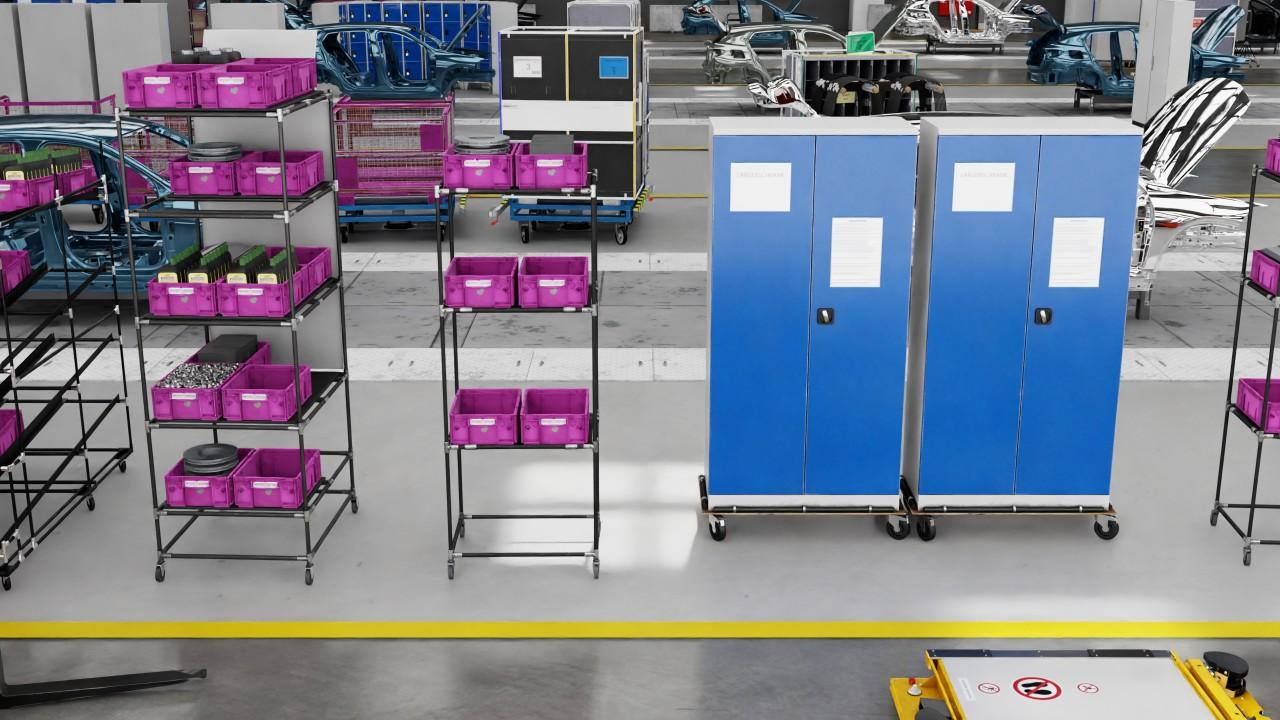
#> input picture dataset/1.jpg, 1280 x 720 px, found by its file name
$ python frame_shift.py
#> lines starting #> are read from the running program, lines starting #| are printed output that depends on the picture
import numpy as np
import cv2


def shift_frame(frame: np.ndarray, shift: int) -> np.ndarray:
    """
    Shifts the frame to the left or right by the specified number of pixels.

    :param frame: np.ndarray : The frame to shift.
    :param shift: int : The number of pixels to shift the frame.
    :return: np.ndarray : The shifted frame.
    """
    height, width = frame.shape[:2]
    black_img = np.zeros((height, width, 3), np.uint8)

    if shift > 0:
        img_left = frame[:, shift:]
        black_img[:, : width - shift] = img_left
    elif shift < 0:
        img_right = frame[:, : width + shift]
        black_img[:, -width - shift :] = img_right

    return black_img


# create generator that yields the shifted frame from original frame
def generate_shifted_frames(frame: np.ndarray, shift: int) -> np.ndarray:
    for i in range(1, shift):
        yield shift_frame(frame, i)  # shift frame to the right


# Load the image
img = cv2.imread("dataset/1.jpg")
#> img is the input picture: shape (720, 1280, 3); mean B, G, R 141.4, 128.6, 126.5

# Get the width and height of the image
height, width = img.shape[:2]
#> height = 720; width = 1280

for i in range(1, width):
    # Create a black image with the same size as the original
    black_img = np.zeros((height, width, 3), np.uint8)

    # Shift the original image to the left by i pixels
    img_left = img[:, i:]

    # Replace the right side of the black image with the shifted original image
    black_img[:, : width - i] = img_left

    # Save the image
    cv2.imwrite(f"dataset/test_shift/image_left_{i}.jpg", black_img)
#> this loop made 1279 passes
#> pass 2, `img_left = img[:, i:]`:
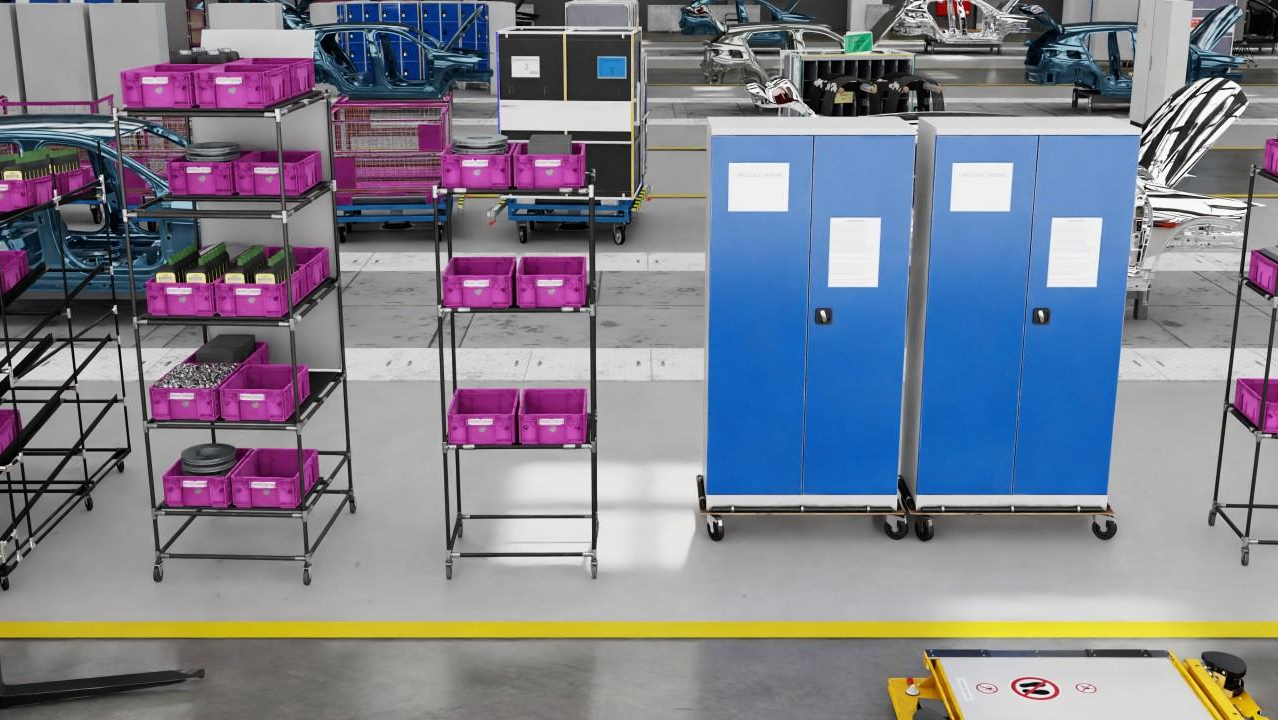
#> img_left: shape (720, 1278, 3); mean B, G, R 141.4, 128.6, 126.5
#> pass 2, `cv2.imwrite(f"dataset/test_shift/image_left_{i}.jpg", black_img)`:
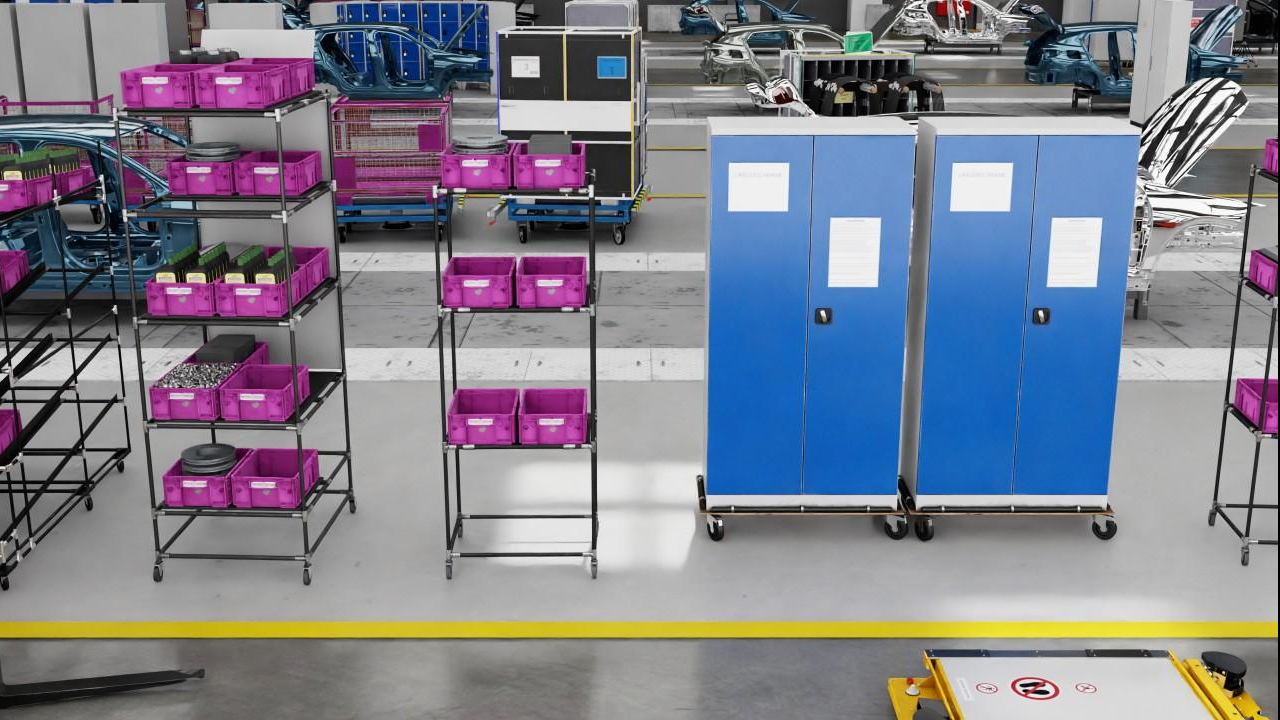
#> saved as image_left_2.jpg: shape (720, 1280, 3); mean B, G, R 141.2, 128.4, 126.3
#> after the loop:
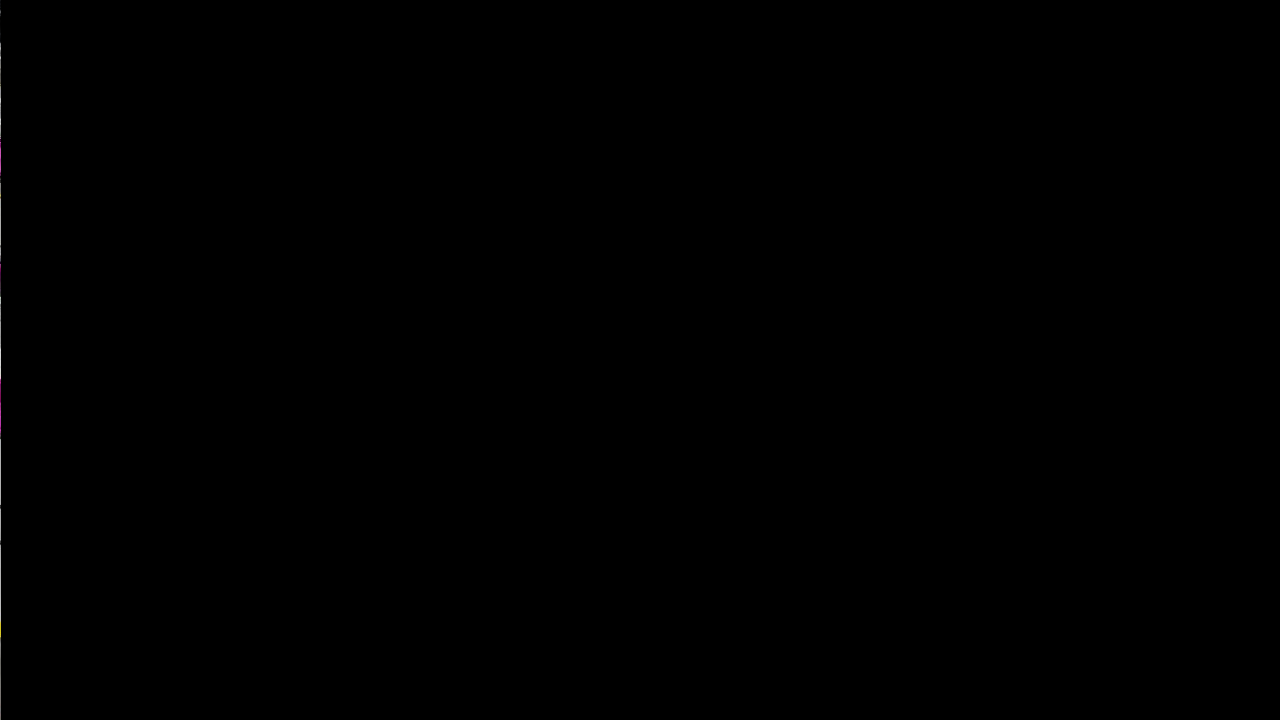
#> black_img: shape (720, 1280, 3); mean B, G, R 0.1, 0.1, 0.1
